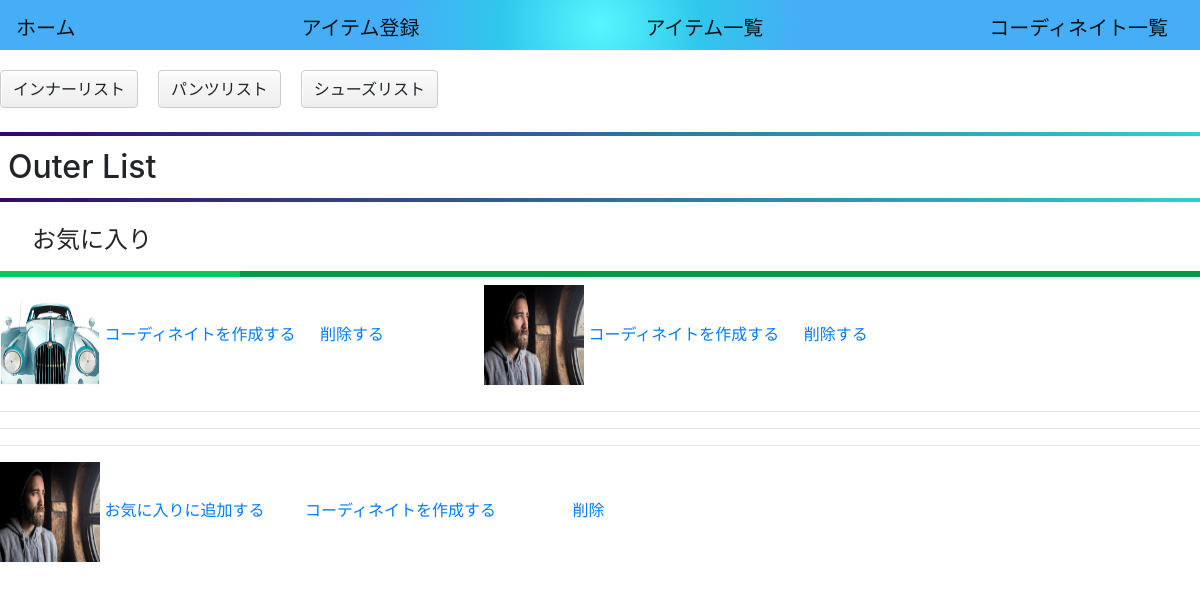
The page /clothes/outer_list/ (signed in) on the database as committed earlier.
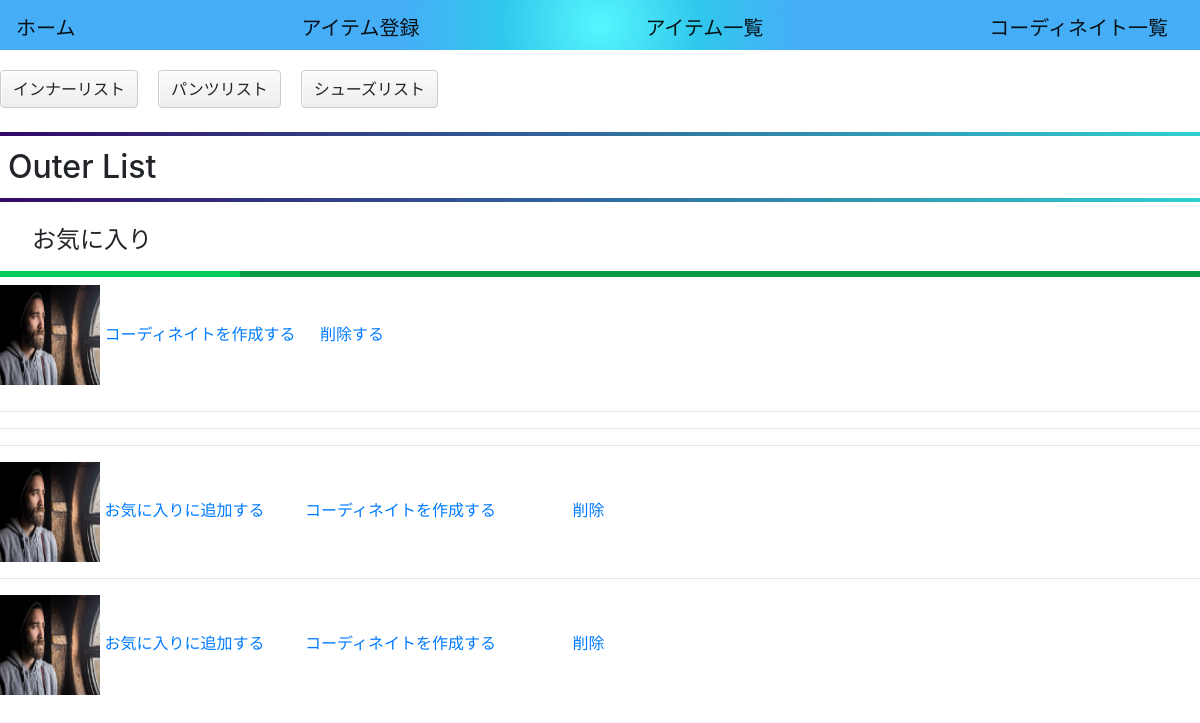
The same page on the database as committed later.
### clothes/models.py (models this page shows)
class Favorite(models.Model):
    user = models.ForeignKey(Users, on_delete=models.CASCADE, null=True)
    outer = models.FileField(upload_to='picture/',default='')
    inner = models.FileField(upload_to='picture/',default='')
    pants = models.FileField(upload_to='picture/',default='')
    shoes = models.FileField(upload_to='picture/',default='')
    coordinate = models.ForeignKey(Coordinate, on_delete=models.SET_NULL, null=True, blank=True,related_name='favorites')
    create_at = models.DateTimeField(default=timezone.now)
    update_at = models.DateTimeField(default=timezone.now)
    class Meta:
        db_table = 'favorite'

class Outer(models.Model):
    user = models.ForeignKey(Users, on_delete=models.CASCADE, null=True)
    outer = models.FileField(upload_to='picture/',default='')
    coordinate = models.ForeignKey(Coordinate, on_delete=models.SET_NULL, null=True, blank=True,related_name='outers')
    create_at = models.DateTimeField(default=timezone.now)
    update_at = models.DateTimeField(default=timezone.now)
    class Meta:
        db_table = 'outer'

### clothes/views.py (the view)
# urls.py: path('outer_list/', OuterListView.as_view(), name='outer_list'),
class OuterListView(ListView):
    model = Outer
    model = Coordinate
    model = Favorite
    template_name = 'clothes/outer_list.html'
    context_object_name1 = 'outers'
    context_object_name2 = 'coordinates'
    context_object_name3 = 'favorites'
    def get_queryset(self):
       if self.request.user.is_authenticated:
         outer_queryset = Outer.objects.filter(user=self.request.user)
         coordinate_queryset = Coordinate.objects.filter(user=self.request.user)
         favorite_queryset = Favorite.objects.filter(user=self.request.user)
         return outer_queryset, coordinate_queryset, favorite_queryset
       else:
        return Outer.objects.none(), Coordinate.objects.none(), Favorite.objects.none()
    def get_context_data(self, **kwargs):
        context = super().get_context_data(**kwargs)
        outer_queryset, coordinate_queryset, favorite_queryset = self.get_queryset()
        context[self.context_object_name1] = outer_queryset
        context[self.context_object_name2] = coordinate_queryset
        context[self.context_object_name3] = favorite_queryset
        return context

### templates/clothes/outer_list.html (shortened to what this page needs)
{% extends "base.html" %}
{% block content %}
<form method="POST">
 <div class="link-container">
  <a href=" {% url 'clothes:inner_list' %}"class="btn btn-radius-solid">インナーリスト</a>
  <a href=" {% url 'clothes:pants_list' %}"class="btn btn-radius-solid">パンツリスト</a>
  <a href=" {% url 'clothes:shoes_list' %}"class="btn btn-radius-solid">シューズリスト</a>
</div>
<br>
<h2>Outer List</h2>
<h4>お気に入り</h4>
<div class="link-container">
{% for favorite in favorites %}
{% if favorite.outer %}
<div class="link-item">
<img width="100px" height="100px"  src="{{ favorite.outer.url}}" alt="Outer Image">
<a href=" {% url 'clothes:create_favorite_outer_coordinate' pk=favorite.id %}">コーディネイトを作成する</a>
<a href=" {% url 'clothes:favorite_outer_delete_picture' pk=favorite.id %}">削除する</a>
<br>
</div>
{% endif %}
{% endfor %}
</div>
<hr>
<hr>
{% for outer in outers %}
<tr>
<hr>
 <img width="100px" height="100px"  src="{{ outer.outer.url}}" alt="Outer Image">
  <a href=" {% url 'clothes:add_favorite_outer_view' pk=outer.id %}">お気に入りに追加する</a> &nbsp; &nbsp; &nbsp; &nbsp;
  <a href=" {% url 'clothes:create_outer_coordinate' pk=outer.id %}">コーディネイトを作成する</a> &nbsp; &nbsp; &nbsp; &nbsp;
  <a href=" {% url 'clothes:delete_picture' pk=outer.id %}">削除</a>
</tr>
{% endfor %}
</form>
{% endblock %}

Rows that differ between the two databases and show on the page:
removed Favorite: outer (picture)
added Outer: outer (picture)
